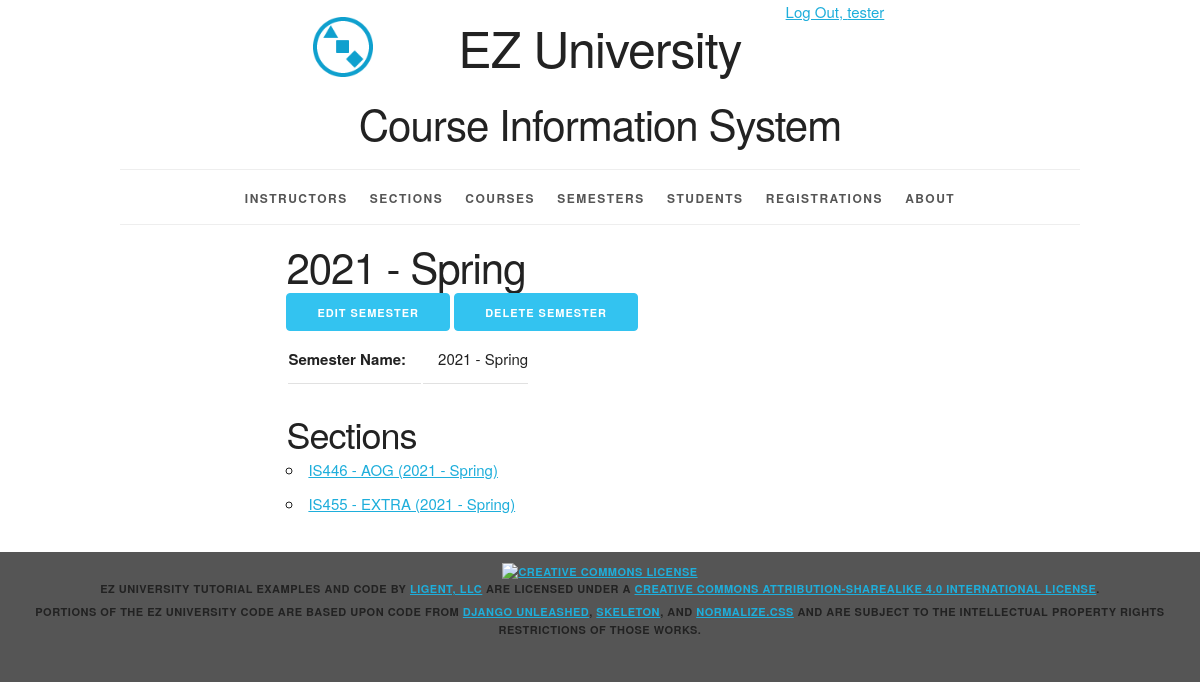
The app's page /semester/4/ (signed in) with its own data.
### courseinfo/models.py (models this page shows, shortened)
class Semester(models.Model):
    semester_id = models.AutoField(primary_key=True)
    year = models.ForeignKey(Year, related_name='semesters', on_delete=models.PROTECT)
    period = models.ForeignKey(Period, related_name='semesters', on_delete=models.PROTECT)
    def __str__(self):
        return '%s - %s' % (self.year.year, self.period.period_name)
    def get_update_url(self):
        return reverse('courseinfo_semester_update_urlpattern',
                       kwargs={'pk': self.pk})
    def get_delete_url(self):
        return reverse('courseinfo_semester_delete_urlpattern',
                       kwargs={'pk': self.pk})
    class Meta:
        ordering = ['year__year', 'period__period_sequence']
        constraints = [
            UniqueConstraint(fields=['year', 'period'], name='unique_semester')
        ]

class Year(models.Model):
    year_id = models.AutoField(primary_key=True)
    year = models.IntegerField(unique=True)
    class Meta:
        ordering = ['year']

class Period(models.Model):
    period_id = models.AutoField(primary_key=True)
    period_sequence = models.IntegerField(unique=True)
    period_name = models.CharField(max_length=45, unique=True)
    class Meta:
        ordering = ['period_sequence']

class Section(models.Model):
    section_id = models.AutoField(primary_key=True)
    section_name = models.CharField(max_length=10)
    semester = models.ForeignKey(Semester, related_name='sections', on_delete=models.PROTECT)
    course = models.ForeignKey(Course, related_name='sections', on_delete=models.PROTECT)
    instructor = models.ForeignKey(Instructor, related_name='sections', on_delete=models.PROTECT)
    def __str__(self):
        return '%s - %s (%s)' % (self.course.course_number, self.section_name, self.semester.__str__())
    def get_absolute_url(self):
        return reverse('courseinfo_section_detail_urlpattern',
                       kwargs={'pk': self.pk})
    class Meta:
        ordering = ['course', 'section_name', 'semester']
        constraints = [
            UniqueConstraint(fields=['semester', 'course', 'section_name'], name='unique_section')
        ]

class Course(models.Model):
    course_id = models.AutoField(primary_key=True)
    course_number = models.CharField(max_length=20)
    course_name = models.CharField(max_length=255)
    class Meta:
        ordering = ['course_number', 'course_name']
        constraints = [
            UniqueConstraint(fields=['course_number', 'course_name'], name='unique_course')
        ]

### courseinfo/views.py (the view)
class SemesterDetail(LoginRequiredMixin, PermissionRequiredMixin, DetailView):
    model = Semester
    permission_required = 'courseinfo.view_semester'
    def get_context_data(self, **kwargs):
        context = super(DetailView, self).get_context_data(**kwargs)
        semester = self.get_object()
        section_list = semester.sections.all()
        context['section_list'] = section_list
        return context

### courseinfo/templates/courseinfo/semester_detail.html (shortened to what this page needs)
{% extends 'courseinfo/base.html' %}
{% block content %}
    <article>
        <div class="row">
            <div class="offset-by-two eight columns">
                <h2>{{ semester }}</h2>
                <ul class="inline">
                    {% if perms.courseinfo.change_semester %}
                        <li>
                            <a href="{{ semester.get_update_url }}"
                               class="button button-primary">
                                Edit Semester</a></li>
                    {% endif %}
                    {% if perms.courseinfo.delete_semester %}
                        <a href="{{ semester.get_delete_url }}"
                           class="button button-primary">
                            Delete Semester</a></li>
                    {% endif %}
                </ul>
                <section>
                    <table>
                        <tr>
                            <th>Semester Name:</th>
                            <td>{{ semester }}</td>
                        </tr>
                    </table>
                </section>
                <section>
                    <h3>Sections</h3>
                    <ul>
                        {% for section in section_list %}
                            <li>
                                <a href="{{ section.get_absolute_url }}">{{ section }}</a>
                            </li>
                        {% empty %}
                            <li><em>There are currently no sections for this semester.</em></li>
                        {% endfor %}
                    </ul>
                </section>
            </div>
        </div>
    </article>
{% endblock %}

### courseinfo/templates/courseinfo/base.html (shortened to what this page needs)
{% load static %}
<!DOCTYPE html>
<html lang="en">
<head>
    <link rel="stylesheet" type="text/css"
          href="{% static 'coursinfo/normalize.css' %}">
    <link rel="stylesheet" type="text/css"
          href="{% static 'courseinfo/skeleton.css' %}">
    <link rel="stylesheet" type="text/css"
          href="{% static 'courseinfo/style.css' %}">
</head>
<body>
<div class="container">
    <div class="status row">
        <div class="offset-by-eight four columns">
            <ul class="inline">
                {% if user.is_authenticated %}
                    <li><a href="{% url 'logout_urlpattern' %}">
                        Log Out, {{ user.get_username }}</a></li>
                {% else %}
                    <li><a href="{% url 'login_urlpattern' %}">
                        Log In</a></li>
                {% endif %}
            </ul>
        </div>
    </div>
    <header class="row">
        <div class="offset-by-one ten columns">
            <h1 class="logo">EZ University</h1>
            <h2>Course Information System</h2>
        </div>
    </header>
    <nav>
        <ul>
            {% if perms.courseinfo.view_instructor %}
                <li>
                    <a href="{% url 'courseinfo_instructor_list_urlpattern' %}">
                        Instructors</a></li>
            {% endif %}
            {% if perms.courseinfo.view_section %}
                <li>
                    <a href="{% url 'courseinfo_section_list_urlpattern' %}">
                        Sections</a></li>
            {% endif %}
            {% if perms.courseinfo.view_course %}
                <li>
                    <a href="{% url 'courseinfo_course_list_urlpattern' %}">
                        Courses</a></li>
            {% endif %}
            {% if perms.courseinfo.view_semester %}
                <li>
                    <a href="{% url 'courseinfo_semester_list_urlpattern' %}">
                        Semesters</a></li>
            {% endif %}
            {% if perms.courseinfo.view_student %}
                <li>
                    <a href="{% url 'courseinfo_student_list_urlpattern' %}">
                        Students</a></li>
            {% endif %}
            {% if perms.courseinfo.view_registration %}
                <li>
                    <a href="{% url 'courseinfo_registration_list_urlpattern' %}">
                        Registrations</a></li>
            {% endif %}
            <li>
                <a href="{% url 'about_urlpattern' %}">
                    About</a></li>
        </ul>
    </nav>
    <main>
        {% block content %}{% endblock %}
    </main>
</div>
<footer>
    <p>
        <a rel="license" href="http://creativecommons.org/licenses/by-sa/4.0/">
            <img alt="Creative Commons License" style="border-width:0"
                 src="https://i.creativecommons.org/l/by-sa/4.0/88x31.png"/>
        </a><br/><span property="dct:title">EZ University Tutorial Examples and Code</span>
        by
        <a href="https://www.ligent.net" property="cc:attributionName"
           rel="cc:attributionURL">Ligent, LLC</a> are licensed under a
        <a rel="license" href="http://creativecommons.org/licenses/by-sa/4.0/">Creative Commons Attribution-ShareAlike
            4.0 International License</a>.
    </p>
    <p>Portions of the EZ University code are based upon code from
        <a href="https://django-unleashed.com">Django Unleashed</a>,
        <a href="http://getskeleton.com/">Skeleton</a>, and
        <a href="https://necolas.github.io/normalize.css/">Normalize.css</a> and
        are subject to the intellectual property rights restrictions of those works.
    </p>
</footer>
</body>
</html>

### courseinfo/static/courseinfo/skeleton.css (style rules this page uses)
.container { position: relative; width: 100%; max-width: 960px; margin: 0 auto; padding: 0 20px; box-sizing: border-box; }
.column, .columns { width: 100%; float: left; box-sizing: border-box; }
@media (min-width: 400px) { .container { width: 85%; padding: 0; } }
@media (min-width: 550px) { .container { width: 80%; } }
@media (min-width: 550px) { .column, .columns { margin-left: 4%; } }
@media (min-width: 550px) { .column:first-child, .columns:first-child { margin-left: 0; } }
@media (min-width: 550px) { .four.columns { width: 30.6666666667%; } }
@media (min-width: 550px) { .eight.columns { width: 65.3333333333%; } }
@media (min-width: 550px) { .ten.columns { width: 82.6666666667%; } }
@media (min-width: 550px) { .offset-by-one.column, .offset-by-one.columns { margin-left: 8.66666666667%; } }
@media (min-width: 550px) { .offset-by-two.column, .offset-by-two.columns { margin-left: 17.3333333333%; } }
@media (min-width: 550px) { .offset-by-eight.column, .offset-by-eight.columns { margin-left: 69.3333333333%; } }
html { font-size: 62.5%; }
body { font-size: 1.5em; line-height: 1.6; font-weight: 400; font-family: "Raleway", "HelveticaNeue", "Helvetica Neue", Helvetica, Arial, sans-serif; color: #222; }
h1, h2, h3, h4, h5, h6 { margin-top: 0; margin-bottom: 2rem; font-weight: 300; }
h1 { font-size: 4.0rem; line-height: 1.2; letter-spacing: -.1rem; }
h2 { font-size: 3.6rem; line-height: 1.25; letter-spacing: -.1rem; }
h3 { font-size: 3.0rem; line-height: 1.3; letter-spacing: -.1rem; }
@media (min-width: 550px) { h1 { font-size: 5.0rem; } }
@media (min-width: 550px) { h2 { font-size: 4.2rem; } }
@media (min-width: 550px) { h3 { font-size: 3.6rem; } }
p { margin-top: 0; }
a { color: #1EAEDB; }
.button, button, input[type="submit"], input[type="reset"], input[type="button"] { display: inline-block; height: 38px; padding: 0 30px; color: #555; text-align: center; font-size: 11px; font-weight: 600; line-height: 38px; letter-spacing: .1rem; text-transform: uppercase; text-decoration: none; white-space: nowrap; background-color: transparent; border-radius: 4px; border: 1px solid #bbb; cursor: pointer; box-sizing: border-box; }
.button.button-primary, button.button-primary, input[type="submit"].button-primary, input[type="reset"].button-primary, input[type="button"].button-primary { color: #FFF; background-color: #33C3F0; border-color: #33C3F0; }
ul { list-style: circle inside; }
ol, ul { padding-left: 0; margin-top: 0; }
li { margin-bottom: 1rem; }
th, td { padding: 12px 15px; text-align: left; border-bottom: 1px solid #E1E1E1; }
th:first-child, td:first-child { padding-left: 0; }
th:last-child, td:last-child { padding-right: 0; }
button, .button { margin-bottom: 1rem; }
pre, blockquote, dl, figure, table, p, ul, ol, form { margin-bottom: 2.5rem; }
.container:after, .row:after, .u-cf { content: ""; display: table; clear: both; }

### records on screen
Semester: year+period "2021 - Spring"
Section: course+section_name+semester "IS446 - AOG (2021 - Spring)"
Section: course+section_name+semester "IS455 - EXTRA (2021 - Spring)"

### other values on screen
{{ user.get_username }} "tester"
